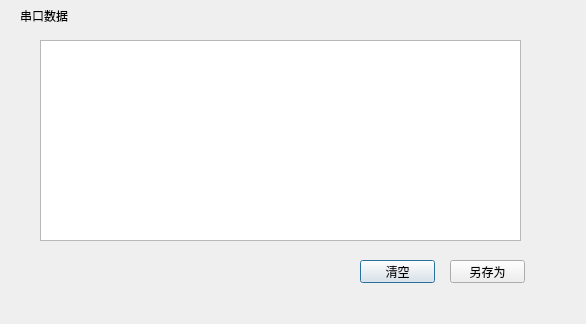
<?xml version="1.0" encoding="UTF-8"?>
<ui version="4.0">
 <class>SerialInfoDialog</class>
 <widget class="QDialog" name="SerialInfoDialog">
  <property name="geometry">
   <rect>
    <x>0</x>
    <y>0</y>
    <width>586</width>
    <height>324</height>
   </rect>
  </property>
  <property name="windowTitle">
   <string>Dialog</string>
  </property>
  <widget class="QPushButton" name="clearButton">
   <property name="geometry">
    <rect>
     <x>360</x>
     <y>260</y>
     <width>75</width>
     <height>23</height>
    </rect>
   </property>
   <property name="text">
    <string>清空</string>
   </property>
  </widget>
  <widget class="QTextBrowser" name="textBrowser">
   <property name="geometry">
    <rect>
     <x>40</x>
     <y>40</y>
     <width>481</width>
     <height>201</height>
    </rect>
   </property>
  </widget>
  <widget class="QLabel" name="label">
   <property name="geometry">
    <rect>
     <x>20</x>
     <y>10</y>
     <width>54</width>
     <height>12</height>
    </rect>
   </property>
   <property name="text">
    <string>串口数据</string>
   </property>
  </widget>
  <widget class="QPushButton" name="saveAsButton">
   <property name="geometry">
    <rect>
     <x>450</x>
     <y>260</y>
     <width>75</width>
     <height>23</height>
    </rect>
   </property>
   <property name="text">
    <string>另存为</string>
   </property>
  </widget>
 </widget>
 <resources/>
 <connections>
  <connection>
   <sender>clearButton</sender>
   <signal>clicked()</signal>
   <receiver>textBrowser</receiver>
   <slot>clear()</slot>
   <hints>
    <hint type="sourcelabel">
     <x>317</x>
     <y>261</y>
    </hint>
    <hint type="destinationlabel">
     <x>195</x>
     <y>135</y>
    </hint>
   </hints>
  </connection>
 </connections>
</ui>
